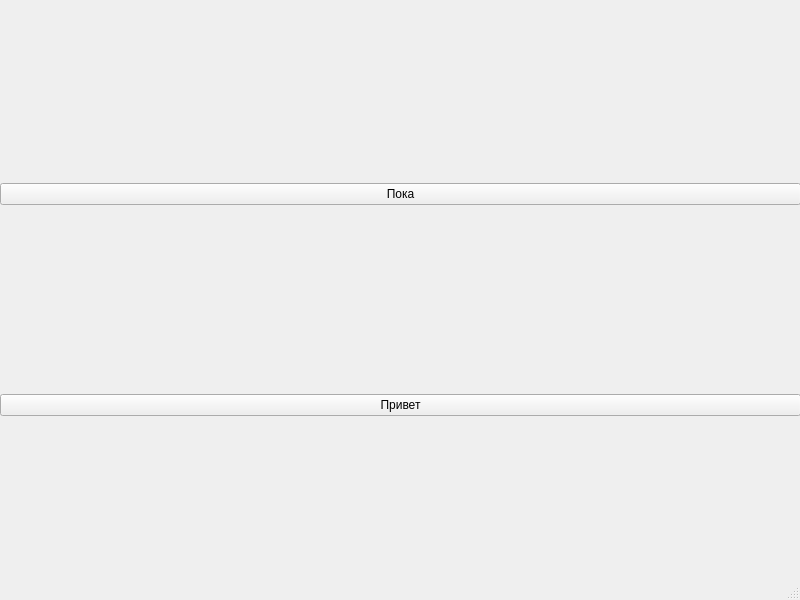
<?xml version="1.0" encoding="UTF-8"?>
<ui version="4.0">
 <class>MainWindow</class>
 <widget class="QMainWindow" name="MainWindow">
  <property name="geometry">
   <rect>
    <x>0</x>
    <y>0</y>
    <width>800</width>
    <height>600</height>
   </rect>
  </property>
  <property name="windowTitle">
   <string>MainWindow</string>
  </property>
  <widget class="QWidget" name="centralwidget">
   <widget class="QWidget" name="verticalLayoutWidget">
    <property name="geometry">
     <rect>
      <x>0</x>
      <y>0</y>
      <width>801</width>
      <height>601</height>
     </rect>
    </property>
    <layout class="QVBoxLayout" name="verticalLayout">
     <item>
      <widget class="QPushButton" name="pushButton">
       <property name="enabled">
        <bool>true</bool>
       </property>
       <property name="text">
        <string>Пока</string>
       </property>
      </widget>
     </item>
     <item>
      <widget class="QPushButton" name="pushButton_2">
       <property name="text">
        <string>Привет</string>
       </property>
      </widget>
     </item>
    </layout>
   </widget>
  </widget>
  <widget class="QStatusBar" name="statusbar"/>
 </widget>
 <resources/>
 <connections/>
</ui>
